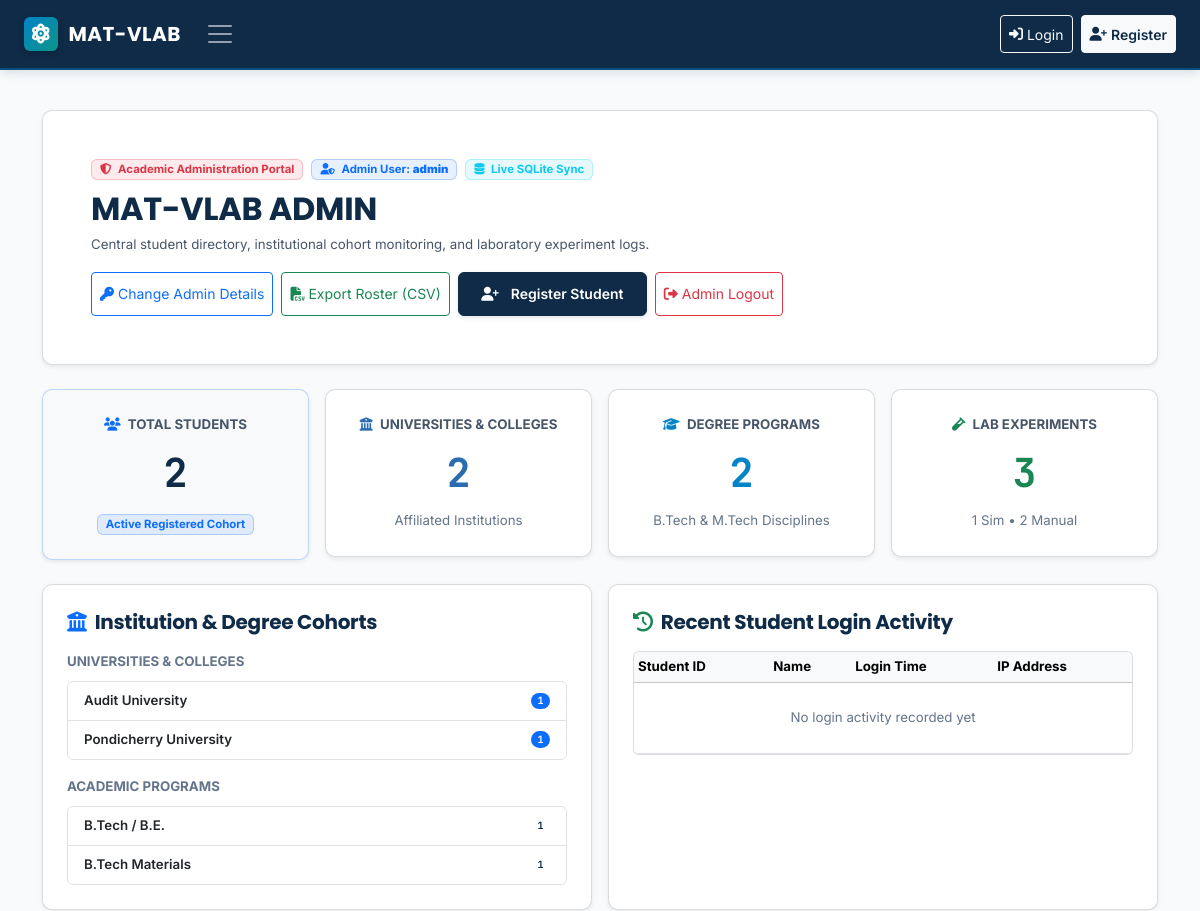
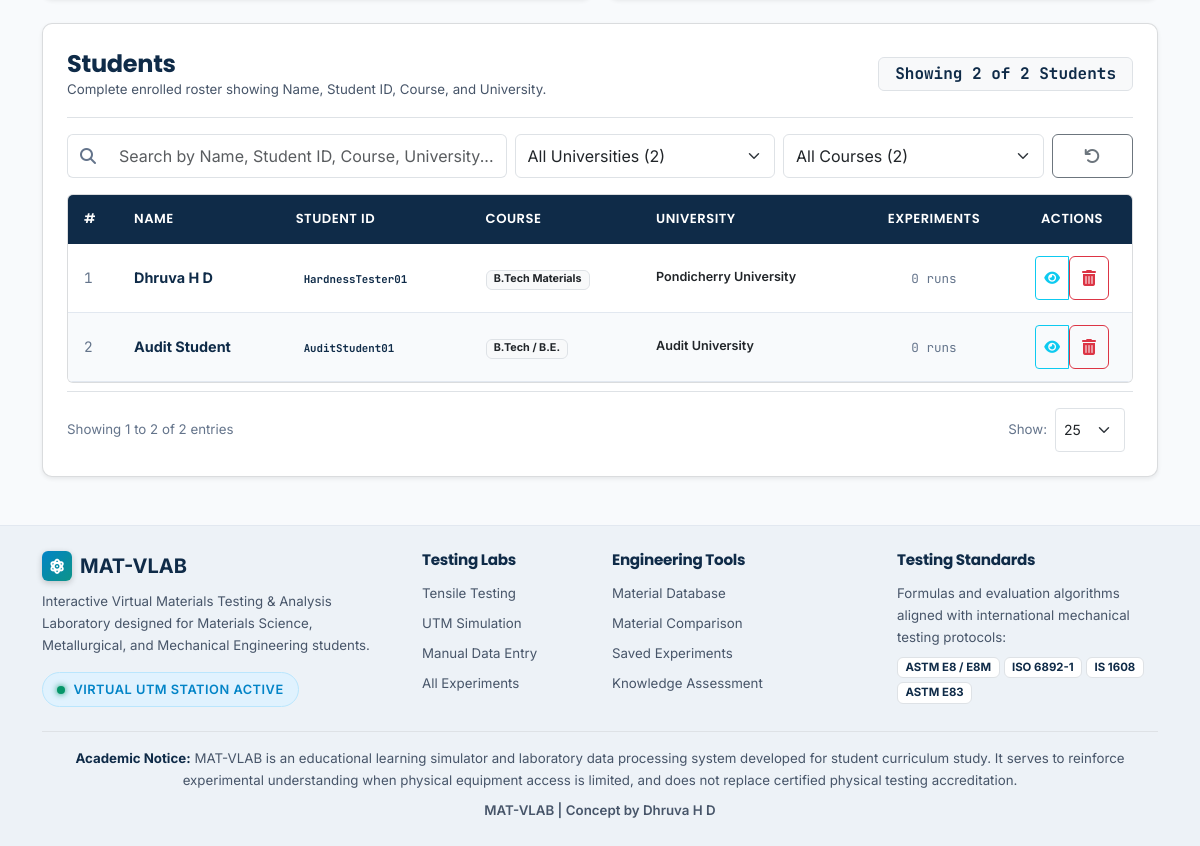
Screenshot of /admin/students (signed in) with the database file from the repository (2 pictures, top to bottom).
### tables this page shows
CREATE TABLE admin_credentials (
    id INTEGER PRIMARY KEY AUTOINCREMENT,
    username TEXT NOT NULL,
    password_hash TEXT NOT NULL,
    updated_at TIMESTAMP DEFAULT CURRENT_TIMESTAMP
);

CREATE TABLE students (
        id INTEGER PRIMARY KEY AUTOINCREMENT,
        student_id TEXT UNIQUE NOT NULL COLLATE NOCASE,
        name TEXT NOT NULL,
        course TEXT NOT NULL,
        university TEXT NOT NULL,
        created_at TIMESTAMP DEFAULT CURRENT_TIMESTAMP
    , pin_hash TEXT, last_login_at TIMESTAMP);

### app.py (the view)
@app.route('/portal-admin')
@app.route('/portal-admin/students')
@app.route('/admin')
@app.route('/admin/students')
@admin_required
def admin_dashboard():
    search_q = request.args.get('q', '').strip()
    selected_uni = request.args.get('university', '').strip()
    selected_course = request.args.get('course', '').strip()
    data = get_admin_dashboard_data(
        search_query=search_q if search_q else None,
        university=selected_uni if selected_uni and selected_uni != 'ALL' else None,
        course=selected_course if selected_course and selected_course != 'ALL' else None
    )
    admin_creds = get_admin_credentials()
    return render_template(
        'admin.html',
        active_page='admin',
        stats=data,
        students=data['students'],
        total_students=len(data['students']),
        all_students_count=data['total_students'],
        search_q=search_q,
        selected_uni=selected_uni,
        selected_course=selected_course,
        admin_creds=admin_creds
    )

### templates/admin.html (shortened to what this page needs)
{% extends "base.html" %}
{% block content %}
<div class="container py-4">
  <div class="lab-card p-4 p-md-5 mb-4 border border-secondary border-opacity-25 shadow-sm">
    <div class="d-flex justify-content-between align-items-center flex-wrap gap-3">
      <div>
        <div class="d-flex align-items-center gap-2 mb-2 flex-wrap">
          <span class="badge bg-danger bg-opacity-10 text-danger border border-danger border-opacity-25 px-2 py-1 fw-bold">
            <i class="fas fa-shield-alt me-1"></i> Academic Administration Portal
          </span>
          <span class="badge bg-primary bg-opacity-10 text-primary border border-primary border-opacity-25 px-2 py-1">
            <i class="fas fa-user-shield me-1"></i> Admin User: <strong>{{ session.get('admin_username') or (admin_creds.username if admin_creds else 'admin') }}</strong>
          </span>
          <span class="badge bg-info bg-opacity-10 text-info border border-info border-opacity-25 px-2 py-1">
            <i class="fas fa-database me-1"></i> Live SQLite Sync
          </span>
        </div>
        <h1 class="fw-bold text-navy fs-2 mb-1">MAT-VLAB ADMIN</h1>
        <p class="text-secondary small mb-0">
          Central student directory, institutional cohort monitoring, and laboratory experiment logs.
        </p>
      </div>
      <div class="d-flex flex-wrap gap-2">
        <button type="button" class="btn btn-sm btn-outline-primary" data-bs-toggle="modal" data-bs-target="#adminCredentialsModal">
          <i class="fas fa-key me-1"></i> Change Admin Details
        </button>
        <a href="{{ url_for('admin_export_csv') }}" class="btn btn-sm btn-outline-success">
          <i class="fas fa-file-csv me-1"></i> Export Roster (CSV)
        </a>
        <a href="{{ url_for('register') }}" class="btn btn-sm btn-lab-primary">
          <i class="fas fa-user-plus me-1"></i> Register Student
        </a>
        <a href="{{ url_for('admin_logout') }}" class="btn btn-sm btn-outline-danger">
          <i class="fas fa-sign-out-alt me-1"></i> Admin Logout
        </a>
      </div>
    </div>
  </div>
  <div class="row g-3 mb-4">
    <div class="col-sm-6 col-lg-3">
      <div class="lab-card p-4 border border-primary border-opacity-25 shadow-sm text-center bg-light">
        <div class="text-secondary small fw-bold text-uppercase mb-1 tracking-wider">
          <i class="fas fa-users me-1 text-primary"></i> Total Students
        </div>
        <div class="fs-1 fw-bold text-navy font-mono mb-1" id="totalStudentsStat">
          {{ all_students_count }}
        </div>
        <div class="badge bg-primary bg-opacity-10 text-primary border border-primary border-opacity-25 px-2 py-1 small">
          Active Registered Cohort
        </div>
      </div>
    </div>
    <div class="col-sm-6 col-lg-3">
      <div class="lab-card p-4 border border-secondary border-opacity-25 shadow-sm text-center">
        <div class="text-secondary small fw-bold text-uppercase mb-1 tracking-wider">
          <i class="fas fa-university me-1 text-steel"></i> Universities &amp; Colleges
        </div>
        <div class="fs-1 fw-bold text-steel font-mono mb-1">
          {{ stats.total_universities }}
        </div>
        <div class="small text-muted">Affiliated Institutions</div>
      </div>
    </div>
    <div class="col-sm-6 col-lg-3">
      <div class="lab-card p-4 border border-secondary border-opacity-25 shadow-sm text-center">
        <div class="text-secondary small fw-bold text-uppercase mb-1 tracking-wider">
          <i class="fas fa-graduation-cap me-1 text-cyan"></i> Degree Programs
        </div>
        <div class="fs-1 fw-bold text-cyan font-mono mb-1">
          {{ stats.total_courses }}
        </div>
        <div class="small text-muted">B.Tech &amp; M.Tech Disciplines</div>
      </div>
    </div>
    <div class="col-sm-6 col-lg-3">
      <div class="lab-card p-4 border border-secondary border-opacity-25 shadow-sm text-center">
        <div class="text-secondary small fw-bold text-uppercase mb-1 tracking-wider">
          <i class="fas fa-vial me-1 text-success"></i> Lab Experiments
        </div>
        <div class="fs-1 fw-bold text-success font-mono mb-1">
          {{ stats.total_experiments }}
        </div>
        <div class="small text-muted">{{ stats.sim_count }} Sim • {{ stats.manual_count }} Manual</div>
      </div>
    </div>
  </div>
  <div class="row g-3 mb-4">
    <div class="col-lg-6">
      <div class="lab-card p-4 border border-secondary border-opacity-25 shadow-sm h-100">
        <h5 class="fw-bold text-navy mb-3">
          <i class="fas fa-university me-2 text-primary"></i>Institution &amp; Degree Cohorts
        </h5>
        <div class="mb-3">
          <div class="small text-muted fw-bold text-uppercase mb-2">Universities &amp; Colleges</div>
          <div class="list-group list-group-flush border rounded small" style="max-height: 150px; overflow-y: auto;">
            {% for u in stats.university_distribution %}
            <div class="list-group-item d-flex justify-content-between align-items-center py-2">
              <span class="text-truncate fw-semibold text-dark">{{ u.university }}</span>
              <span class="badge bg-primary rounded-pill font-mono">{{ u.count }}</span>
            </div>
            {% else %}
            <div class="list-group-item text-muted text-center py-2">No institutions yet</div>
            {% endfor %}
          </div>
        </div>
        <div>
          <div class="small text-muted fw-bold text-uppercase mb-2">Academic Programs</div>
          <div class="list-group list-group-flush border rounded small" style="max-height: 150px; overflow-y: auto;">
            {% for c in stats.course_distribution %}
            <div class="list-group-item d-flex justify-content-between align-items-center py-2">
              <span class="text-truncate fw-semibold text-dark">{{ c.course }}</span>
              <span class="badge bg-cyan text-navy rounded-pill font-mono">{{ c.count }}</span>
            </div>
            {% else %}
            <div class="list-group-item text-muted text-center py-2">No programs yet</div>
            {% endfor %}
          </div>
        </div>
      </div>
    </div>
    <div class="col-lg-6">
      <div class="lab-card p-4 border border-secondary border-opacity-25 shadow-sm h-100">
        <h5 class="fw-bold text-navy mb-3">
          <i class="fas fa-history me-2 text-success"></i>Recent Student Login Activity
        </h5>
        <div class="table-responsive rounded border border-secondary border-opacity-25" style="max-height: 335px; overflow-y: auto;">
          <table class="table table-sm table-hover align-middle mb-0 small">
            <thead class="table-light">
              <tr>
                <th>Student ID</th>
                <th>Name</th>
                <th>Login Time</th>
                <th>IP Address</th>
              </tr>
            </thead>
            <tbody>
              {% for l in stats.recent_login_activity %}
              <tr>
                <td><span class="badge bg-cyan text-navy font-mono">{{ l.student_id }}</span></td>
                <td class="text-truncate" style="max-width: 140px;">{{ l.name or '—' }}</td>
                <td class="text-muted font-mono">{{ l.login_time[:16] if l.login_time else '—' }}</td>
                <td class="text-muted font-mono">{{ l.ip_address or '127.0.0.1' }}</td>
              </tr>
              {% else %}
              <tr><td colspan="4" class="text-center text-muted py-4">No login activity recorded yet</td></tr>
              {% endfor %}
            </tbody>
          </table>
        </div>
      </div>
    </div>
  </div>
  <div class="lab-card p-4 border border-secondary border-opacity-25 shadow-sm mb-4">
    <div class="d-flex justify-content-between align-items-center flex-wrap gap-3 pb-3 mb-3 border-bottom">
      <div>
        <h3 class="fw-bold text-navy fs-4 mb-0">Students</h3>
        <p class="text-secondary small mb-0">
          Complete enrolled roster showing Name, Student ID, Course, and University.
        </p>
      </div>
      <div>
        <span class="badge bg-light text-navy border px-3 py-2 fs-6 font-mono" id="showingCountBadge">
        </span>
      </div>
    </div>
    <div class="row g-2 mb-3">
      <div class="col-md-5">
        <div class="input-group">
          <span class="input-group-text bg-white border-end-0 text-muted">
            <i class="fas fa-search"></i>
          </span>
          <input
            type="text"
            class="form-control border-start-0"
            id="studentSearchInput"
            placeholder="Search by Name, Student ID, Course, University..."
            value="{{ search_q }}"
          >
        </div>
      </div>
      <div class="col-md-3">
        <select class="form-select" id="universityFilter">
          <option value="">All Universities ({{ stats.universities|length }})</option>
        </select>
      </div>
      <div class="col-md-3">
        <select class="form-select" id="courseFilter">
          <option value="">All Courses ({{ stats.courses|length }})</option>
        </select>
      </div>
      <div class="col-md-1">
        <button class="btn btn-outline-secondary w-100" id="resetFiltersBtn" title="Reset all filters">
          <i class="fas fa-undo"></i>
        </button>
      </div>
    </div>
    <div class="table-responsive rounded border border-secondary border-opacity-25">
      <table class="table table-lab table-hover align-middle mb-0" id="studentsRosterTable">
        <thead>
          <tr>
            <th style="width: 50px;">#</th>
            <th>Name</th>
            <th>Student ID</th>
            <th>Course</th>
            <th>University</th>
            <th class="text-center">Experiments</th>
            <th class="text-center" style="width: 120px;">Actions</th>
          </tr>
        </thead>
        <tbody id="studentsTableBody">
          {% for student in students %}
          <tr class="student-row"
              data-name="{{ student.name|lower }}"
              data-id="{{ student.student_id|lower }}"
              data-course="{{ student.course|lower }}"
              data-uni="{{ student.university|lower }}">
            <td class="font-mono text-muted small">{{ loop.index }}</td>
            <td>
              <div class="fw-bold text-navy student-name-cell">{{ student.name }}</div>
            </td>
            <td>
              <span class="badge bg-cyan text-navy font-mono fw-bold px-2 py-1">
                {{ student.student_id }}
              </span>
            </td>
            <td>
              <span class="badge bg-light text-dark border">{{ student.course }}</span>
            </td>
            <td>
              <div class="text-dark small fw-semibold">{{ student.university }}</div>
            </td>
            <td class="text-center">
              {% if student.experiment_count > 0 %}
              <span class="badge bg-success bg-opacity-10 text-success border border-success border-opacity-25 font-mono">
                {{ student.experiment_count }} runs
              </span>
              {% else %}
              <span class="text-muted small font-mono">0 runs</span>
              {% endif %}
            </td>
            <td class="text-center">
              <div class="btn-group btn-group-sm">
                <button type="button" class="btn btn-outline-info" title="View Student Info" onclick="showStudentModal('{{ student.name }}', '{{ student.student_id }}', '{{ student.course }}', '{{ student.university }}', '{{ student.experiment_count }}', '{{ student.created_at }}')">
                  <i class="fas fa-eye"></i>
                </button>
                <form action="{{ url_for('admin_delete_student', student_id=student.student_id) }}" method="POST" class="d-inline" onsubmit="return confirm('Are you sure you want to delete student account {{ student.student_id }}?');">
                  <button type="submit" class="btn btn-outline-danger" title="Remove Student">
                    <i class="fas fa-trash-alt"></i>
                  </button>
                </form>
              </div>
            </td>
          </tr>
          {% endfor %}
        </tbody>
      </table>
    </div>
    <div class="d-flex justify-content-between align-items-center flex-wrap gap-2 pt-3 mt-2 border-top">
      <div class="small text-muted" id="paginationSummary">
      </div>
      <div class="d-flex align-items-center gap-2">
        <label for="perPageSelect" class="small text-muted mb-0">Show:</label>
        <select class="form-select form-select-sm" id="perPageSelect" style="width: auto;">
          <option value="25" selected>25</option>
        </select>
      </div>
    </div>
  </div>
</div>
{% endblock %}

### rows the page displays
admin_credentials: get "admin"
students: name "Dhruva H D", student_id "HardnessTester01", course "B.Tech Materials", university "Pondicherry University"
students: name "Audit Student", student_id "AuditStudent01", course "B.Tech / B.E.", university "Audit University"

### other values shown
{{ all_students_count }} "2"
{{ stats.total_universities }} "2"
{{ stats.total_courses }} "2"
{{ stats.total_experiments }} "3"
{{ stats.sim_count }} "1"
{{ stats.manual_count }} "2"
{{ u.university }} "Audit University" "Pondicherry University"
{{ u.count }} "1" "1"
{{ c.course }} "B.Tech / B.E." "B.Tech Materials"
{{ c.count }} "1" "1"
